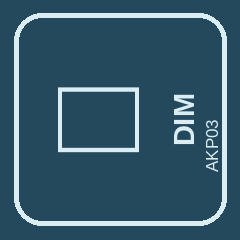
#> input picture akp03/assets/starter-artwork/01-dim.png, 240 x 240 px; its folder holds only this picture in this run
$ python -i iconpacks.py   (imports and definitions only)
#> lines starting #> are read from the running program, lines starting #| are printed output that depends on the picture
"""Icon pack library: the deck's key artwork, browsable and assignable.

A pack is a directory holding a ``pack.json`` manifest plus transparent glyph
tiles at each size the deck needs.  Tiles are deliberately transparent: the same
glyph composites onto a black idle key or onto the blue selected tile at paint
time, so selection styling stays the daemon's business and a pack never has to
ship twice the artwork.

Built-in packs live beside this module.  User packs live in the config directory
so they sit next to the config that references them, and a user pack with the
same id replaces the built-in one.
"""
from __future__ import annotations

import io
import json
import os
import re
import stat
from dataclasses import dataclass
from pathlib import Path
from typing import Iterator, Sequence

import shutil
import tempfile
import zipfile

from PIL import Image

from .images import to_jpeg

PACK_MANIFEST = "pack.json"
TILE_SIZES = (60, 180)
BUILTIN_PACKS = Path(__file__).resolve().parent / "icons"
USER_PACKS_ENV = "AKP03_ICONS_DIR"
DEFAULT_BACKGROUND = "black"
SLUG = re.compile(r"^[a-z0-9]+(?:-[a-z0-9]+)*$")
HUE = re.compile(r"^#[0-9a-f]{6}$")


class IconLibraryError(ValueError):
    """Raised when a pack on disk is missing, malformed, or unsafe to load."""


@dataclass(frozen=True)
class Icon:
    """One glyph, with the palette hue and the action it is meant to carry."""

    pack: str
    name: str
    label: str
    hue: str
    action: str | None
    tiles: dict[int, Path]
    # Which group the picture list files this under.  The four built-in groups are
    # the action picker's own headings; anything else - a pack that predates this,
    # or one someone made themselves - is their own art and belongs under "Your own".
    section: str = "own"

    # [19 lines left out: functions reference, tile, face, not called in this run]

    def jpeg(self, background: str = DEFAULT_BACKGROUND, *, quality: int = 90) -> bytes:
        """Deck-ready JPEG bytes for this icon on a key face."""
        return to_jpeg(self.face(background=background), quality=quality)


@dataclass(frozen=True)
class Pack:
    """A loaded pack: its manifest facts plus its icons."""

    id: str
    name: str
    description: str
    licence: str
    author: str
    directory: Path
    icons: tuple[Icon, ...]

    # [5 lines left out: function find, not called in this run]

    def hues(self) -> tuple[str, ...]:
        return tuple(icon.hue for icon in self.icons)


# [109 lines left out: functions user_packs_dir, _string, _icon_entry, load_pack, pack_directories, not called in this run]


_PACKS: dict[tuple, tuple[Pack, ...]] = {}


# [49 lines left out: functions _manifest_stamp, load_packs, iter_icons, resolve, not called in this run]


# ── writing the user's own sets ───────────────────────────────────────────────
#
# Everything below edits the user's directory only.  Built-in packs live beside this
# module and are never written to, so a shipped icon cannot be damaged or replaced;
# a set whose id matches a built-in is refused outright, because the loader lets a
# user pack shadow a built-in of the same name and that would silently swap artwork.

MAX_TILE_BYTES = 512 * 1024        # one 180px tile is a few KB; this is a wall
MAX_SOURCE_BYTES = 8 * 1024 * 1024  # the file as it was uploaded
MAX_ICONS_PER_SET = 2000            # a set you make by hand is small; an imported one is a library
MAX_SET_NAME_LENGTH = 40           # what fits the sets column without wrapping
MAX_ARCHIVE_BYTES = 25 * 1024 * 1024   # a zip of icons is small; this is a wall

# A set arrives base64-encoded inside a JSON body, which is a third larger again than the
# archive itself.  The request bound therefore has to hold the archive's own limit with
# room to spare, or a set that import_pack_zip would happily accept is thrown out before
# it is ever looked at.
IMPORT_BODY_BYTES = MAX_ARCHIVE_BYTES * 4 // 3 + 64 * 1024
MAX_USER_SETS = 20
LABEL_LIMIT = 32


# [261 lines left out: functions _slug, builtin_ids, user_set_directory, read_manifest, write_manifest, _check_tile and 10 more, not called in this run]

# ── packing a set up, and taking one in ──────────────────────────────────────

# What a zip picked up on its way here tends to carry: resource forks, and the finder's
# notes.  None of it is an icon, so none of it counts toward the archive's shape.
ZIP_JUNK = ("__MACOSX/", "._", ".DS_Store")

def _set_directory(set_id: str) -> Path:
    """Where a set lives, whether it ships with the app or belongs to you."""
    return BUILTIN_PACKS / set_id if set_id in builtin_ids() else user_set_directory(set_id)


# [42 lines left out: functions export_pack_zip, tiles_from_picture, not called in this run]


def import_pack_zip(data: bytes, *, wanted_id: str | None = None) -> tuple[Pack, list[str]]:
    """Take a zip in as a set of your own.  Returns the set, and anything worth saying.

    Everything is checked in a staging folder first: a pack that is missing a file is
    refused whole, so a half-imported set is never left behind.  The id of a set that
    ships with the app — or one you already have — is never taken from under it: the
    arrival is renamed `-2` instead, and the notes say so.
    """
    if len(data) > MAX_ARCHIVE_BYTES:
        raise IconLibraryError(f"that archive is larger than {MAX_ARCHIVE_BYTES // (1024 * 1024)}MB")
    notes: list[str] = []
    try:
        archive = zipfile.ZipFile(io.BytesIO(data))
    except zipfile.BadZipFile as error:
        raise IconLibraryError(f"that file is not a zip archive: {error}") from error
    with archive:
        names = [name for name in archive.namelist()
                 if not name.startswith(ZIP_JUNK) and not any(part in name for part in (".DS_Store", "__MACOSX/"))]
        if sum(info.file_size for info in archive.infolist()) > MAX_ARCHIVE_BYTES:
            raise IconLibraryError("that archive unpacks to far more than it should")
        roots = {name.split("/")[0] for name in names if "/" in name}
        if len(roots) != 1:
            raise IconLibraryError(
                "the archive must hold one folder with pack.json inside it, and nothing else")
        folder = roots.pop()
        for name in names:
            parts = Path(name).parts
            if ".." in parts or name.startswith("/"):
                raise IconLibraryError(f"{name!r} reaches outside the archive")
        manifest_name = f"{folder}/{PACK_MANIFEST}"
        if manifest_name not in names:
            raise IconLibraryError(f"the folder {folder!r} has no {PACK_MANIFEST}")
        try:
            manifest = json.loads(archive.read(manifest_name).decode("utf-8"))
        except (json.JSONDecodeError, UnicodeDecodeError) as error:
            raise IconLibraryError(f"{PACK_MANIFEST} could not be read: {error}") from error
        if not isinstance(manifest, dict):
            raise IconLibraryError(f"{PACK_MANIFEST} must contain a table")
        manifest["id"] = str(manifest.get("id") or folder)
        if manifest["id"] != folder:
            raise IconLibraryError(
                f"the id inside {PACK_MANIFEST} is {manifest['id']!r} but the folder is {folder!r}")
        for field in ("name", "author", "licence"):
            value = " ".join(str(manifest.get(field) or "").split())
            if not value:
                raise IconLibraryError(f"the pack has no {field} — the app shows it on the set's card")
            manifest[field] = value[:MAX_SET_NAME_LENGTH * 3]
        entries = manifest.get("icons")
        if not isinstance(entries, list):
            raise IconLibraryError("icons must be a list")
        if len(entries) > MAX_ICONS_PER_SET:
            raise IconLibraryError(f"that pack has more than {MAX_ICONS_PER_SET} icons")

        wanted = _slug(wanted_id, "a set name") if wanted_id else manifest["id"]
        taken = set(builtin_ids()) | {entry.name for entry in user_set_directories()}
        target = wanted
        suffix = 2
        while target in taken:
            target = f"{wanted}-{suffix}"
            suffix += 1
        if target != wanted:
            notes.append(f"“{wanted}” is already a set, so this one came in as “{target}”.")

        # The set arrived under one id and lands under another: the manifest has to say
        # the name it is actually filed under, or the loader refuses the lot.
        manifest["id"] = target
        staging = Path(tempfile.mkdtemp(prefix="akp03-pack-"))
        try:
            made = staging / target
            made.mkdir()
            (made / PACK_MANIFEST).write_text(json.dumps(manifest, indent=2, ensure_ascii=False) + "\n")
            for entry in entries:
                if not isinstance(entry, dict):
                    raise IconLibraryError("each icon must be a table")
                icon_name = _slug(str(entry.get("name") or ""), "an icon name")
                entry["name"] = icon_name
                entry.setdefault("label", icon_name.replace("-", " ").title())
                tiles: dict[int, bytes] = {}
                for size in TILE_SIZES:
                    member = f"{folder}/{icon_name}.{size}.png"
                    if member in names:
                        tiles[size] = archive.read(member)
                if not tiles:
                    # A single square picture is enough; the tiles are made here.
                    for candidate in (f"{icon_name}.png", f"{icon_name}.src.png", f"{icon_name}.src.jpeg"):
                        member = f"{folder}/{candidate}"
                        if member in names:
                            tiles = tiles_from_picture(archive.read(member))
                            notes.append(f"“{entry['label']}” arrived as one picture; its tiles were made here.")
                            break
                    else:
                        raise IconLibraryError(f"{icon_name!r} has no PNG in the archive")
                elif set(tiles) != set(TILE_SIZES):
                    raise IconLibraryError(f"{icon_name!r} is missing one of its two tiles")
                for size, blob in tiles.items():
                    _check_tile(icon_name, size, blob)
                    (made / f"{icon_name}.{size}.png").write_bytes(blob)
            (made / PACK_MANIFEST).write_text(json.dumps(manifest, indent=2, ensure_ascii=False) + "\n")
            checked = load_pack(made)          # the same validation every other set gets
            destination = user_set_directory(target)
            if destination.exists():
                raise IconLibraryError(f"“{target}” is already there")
            if len(user_set_directories()) >= MAX_USER_SETS:
                raise IconLibraryError(f"that would be more than {MAX_USER_SETS} sets of your own")
            shutil.move(str(made), str(destination))
            for path in destination.iterdir():
                os.chmod(path, 0o600)
            return checked, notes
        finally:
            shutil.rmtree(staging, ignore_errors=True)

>>> import cv2
>>> picture = cv2.imread('assets/starter-artwork/01-dim.png', cv2.IMREAD_GRAYSCALE)
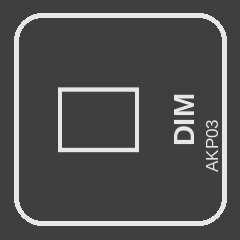
#> picture: shape (240, 240); min 63, max 231, mean 80.1
#> (the run stopped early here; a loop or call above may not have finished)
